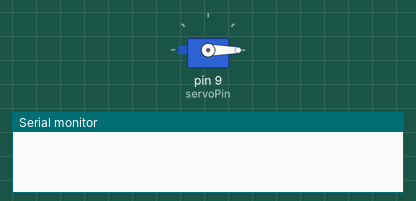
Simulated run of this sketch. Board: Arduino Uno, built with avr-gcc and run on an emulated ATmega328P. Shown: servo, the last lines printed to the serial monitor.

Above: at 0.1 s.
At 14.1 s:
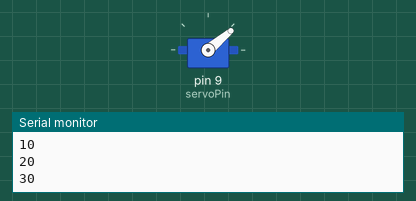
At 21.1 s:
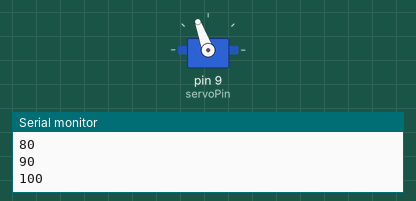
At 28.1 s:
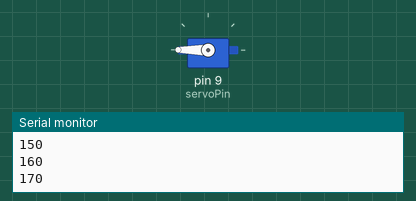
Timing chart, 0 to 29.6 s (numbered marks = the images above):
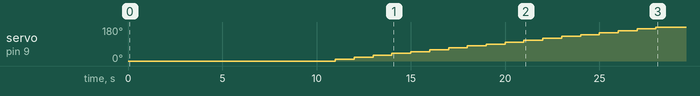

The sketch:

cv27.ino
```cpp
// Servo
// Email:laskarduino@gmail.com
// Web:laskarduino.cz
/*/\/\/\/\/\/\/\/\/\/\/\/\/\/\/\/\/\/\/\/\/\/\/\/\/\/*/
#include <Servo.h>
Servo myservo; // vytvořít objekt pro řízení serva
const int servoPin = 9; // číslo pinu serva
int pos = 0; // proměnna pro ukládání pozice serva
void setup() {
  Serial.begin(9600);
  myservo.attach(servoPin); // nastavení pinu serva
}
void loop() {
  for (int i = -100; i < 300; i += 10) {
      myservo.write(i);
      delay (1000);
      Serial.println(String(i));
  }
}
```

Measured:
- by itself, servo on pin 9 (servoPin): moves from 0° to 180° over 17.0 s
